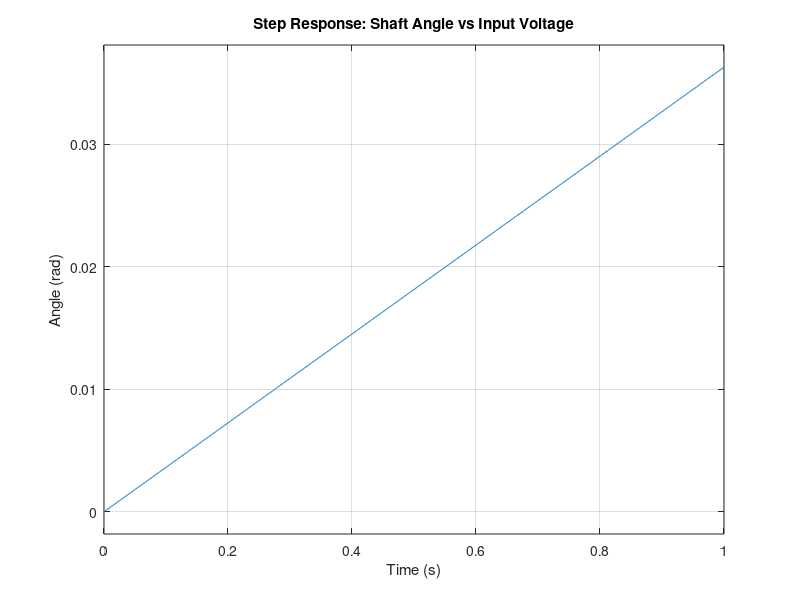
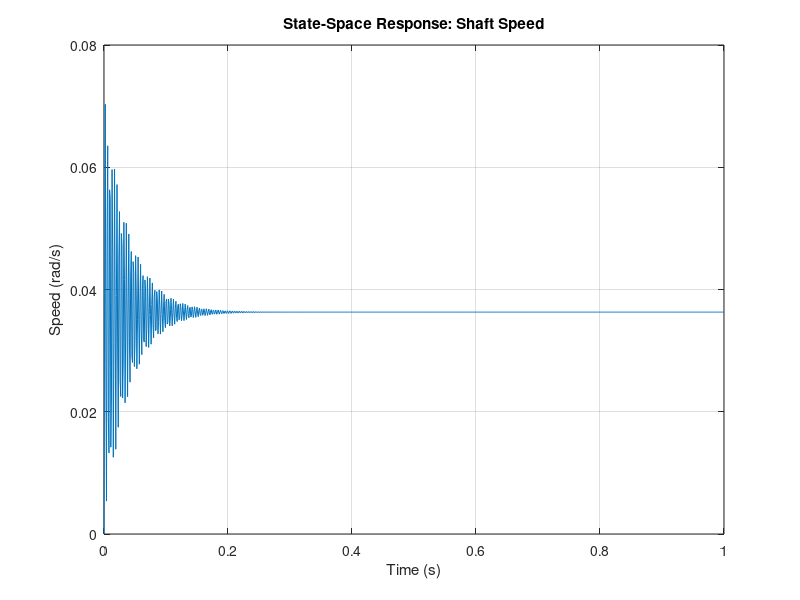

Source code (MATLAB) for these figures, in order:
clear, clc, close all

% Parameters
R = 0.25;       % Resistance (Ohms)
L = 0.005;      % Inductance 
Kt = 36.3e-3;   % Torque constant (Nm/A)
Ke = 1/Kt;      % Back EMF constant (V/(rad/s))
J = 1.68e-6;    % Rotor Inertia (kg.m^2)
B = 1e-6;       % Damping coefficient (N.m.s/rad, estimated)
Va = 48;        % Applied voltage (V)

% Transfer function between shaft speed and input voltage
num = [Kt];
den = [J*L, (B*L + R*J), (B*R + Kt*Ke)];
sys_speed = tf(num, den);

% Transfer function between shaft angle and input voltage
sys_angle = tf(num, [den 0]);

% Simulation time
t = 0:0.001:1;

% Step response
figure;
subplot(2,1,1);
step(sys_speed, t);
title('Step Response: Shaft Speed vs Input Voltage');
ylabel('Speed (rad/s)');
xlabel('Time (s)');

subplot(2,1,2);
step(sys_angle, t);
title('Step Response: Shaft Angle vs Input Voltage');
ylabel('Angle (rad)');
xlabel('Time (s)');

% State-space representation
A = [-B/J, Kt/J; -Ke/L, -R/L];
B = [0; 1/L];
C = [1, 0];
D = [0];
sys_ss = ss(A, B, C, D);

% Time response for a step input
[y, t, x] = step(sys_ss, t);

figure;
plot(t, y);
title('State-Space Response: Shaft Speed');
xlabel('Time (s)');
ylabel('Speed (rad/s)');
grid on;
